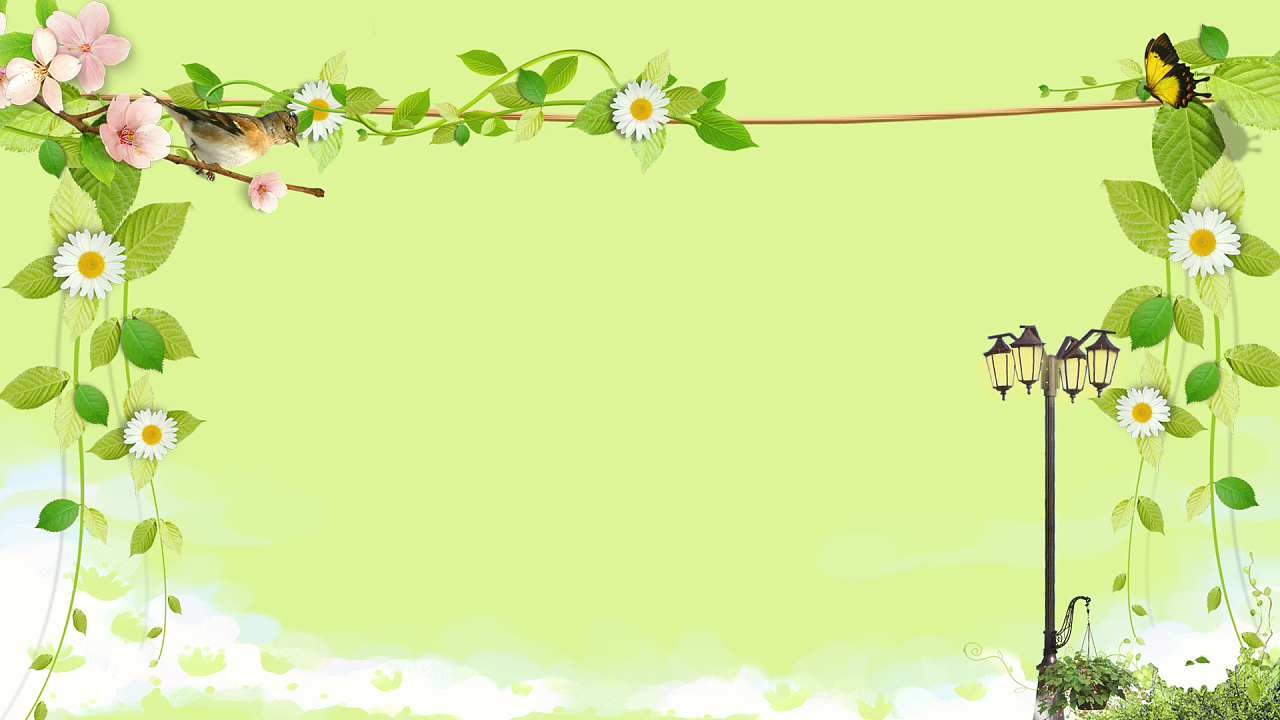
#> input picture resource/image_data/demo1.png, 1280 x 720 px
$ python pil_image_demo.py
#> lines starting #> are read from the running program, lines starting #| are printed output that depends on the picture
### util/log_util.py
# -*- coding: utf-8 -*-

# ==============================================================================
# 日志log相关的工具。
# ==============================================================================

import os
import logging
import sys
import logging.config
import config.common_config as com_config

log_path = com_config.COMMON_LOG_DIR
if not os.path.exists(log_path):
    os.makedirs(log_path)

LOGGING = {
    'version': 1,
    'disable_existing_loggers': False,
    'formatters': {
        'verbose': {
            'format': '[%(levelname)s] %(asctime)s [%(name)s:%(lineno)d] - %(message)s',
            'datefmt': '%Y-%m-%d %H:%M:%S'
        },
    },
    'handlers': {
        'common': {
            'level': 'INFO',
            'class': 'logging.handlers.RotatingFileHandler',
            'formatter': 'verbose',
            'filename': os.path.join(log_path, 'common.log'),
            'maxBytes': 1024 * 1024 * 10,
            'backupCount': 200,
            'encoding': 'utf8'
        },
        'warn': {
            'level': 'WARNING',
            'class': 'logging.handlers.RotatingFileHandler',
            'formatter': 'verbose',
            'filename': os.path.join(log_path, 'warning.log'),
            'maxBytes': 1024 * 1024 * 10,
            'backupCount': 200,
            'encoding': 'utf8'
        },
        'error': {
            'level': 'ERROR',
            'class': 'logging.handlers.RotatingFileHandler',
            'formatter': 'verbose',
            'filename': os.path.join(log_path, 'error.log'),
            'maxBytes': 1024 * 1024 * 10,
            'backupCount': 200,
            'encoding': 'utf8'
        },
        'console': {
            'level': 'DEBUG',
            'class': 'logging.StreamHandler',
            'formatter': 'verbose'
        },
    },
    'loggers': {
        'common': {
            'handlers': ['console', 'common'],
            'level': 'INFO',
            'propagate': False
        },
        'warning': {
            'handlers': ['warn', 'console'],
            'level': 'WARNING',
            'propagate': False
        },
        'error': {
            'handlers': ['error', 'console'],
            'level': 'ERROR',
            'propagate': False
        },
    }
}


logging.config.dictConfig(LOGGING)


# 通用日志
common_logger = logging.getLogger("common")


class LoggerUtil(object):
    @staticmethod
    def get_common_logger():
        return common_logger

### image_process/pil_image_demo.py
# -*- coding:utf-8 -*-

# ==============================================================================
# 测试PIL Image模块的相关方法。
# ==============================================================================
import os
import numpy as np
from PIL import Image, ImageDraw, ImageFont, ImageEnhance
import matplotlib.pyplot as plt
import config.common_config as com_config
from util.log_util import LoggerUtil

# 日志器
common_logger = LoggerUtil.get_common_logger()

resource_dir = com_config.RESOURCE_DIR
image_dir = os.path.join(resource_dir, "image_data")
FONT = 'C:/Windows/Fonts/Arial.ttf'

# =========================== function ===========================


# [390 lines left out: functions test_open_image, test_new_image, test_image_attribute, print_image_attribute, test_image_blend, test_image_composite and 14 more, not called in this run]


def test_histogram():
    """
    测试图像的直方图。
    :return:
    """
    image_file = os.path.join(image_dir, "demo1.png")
    image = Image.open(image_file)
#> image is the input picture: PIL image 1280x720 RGB; mean R, G, B 213, 234.1, 150.3
    image_histogram = image.histogram()
#> image_histogram = 768 values, max 601195 at index 501, min 0 at index 257, mean 3600
    common_logger.info(image_histogram)

    color_values = [x for x in range(len(image_histogram))]
#> color_values = 768 values from 0 to 767
    common_logger.info(color_values)

    plt.figure()
    plt.plot(color_values, image_histogram)
    plt.show()
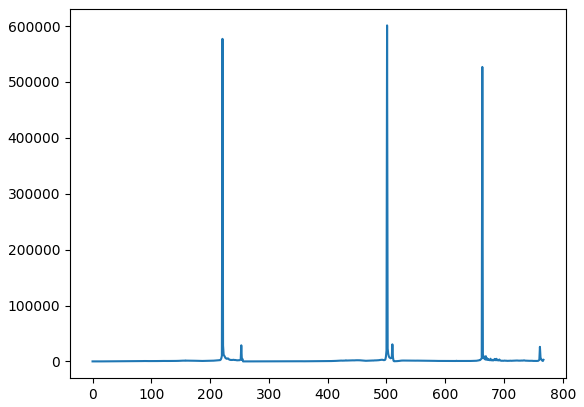
#> figure drawn by matplotlib, 1 panel; curve peaks at x = 501, y = 601195


# [55 lines left out: functions show_histogram, image_add_horizontal, image_add_vertical, not called in this run]


if __name__ == "__main__":
    pass
    # [11 lines of commented-out code are left out]
    test_histogram()
